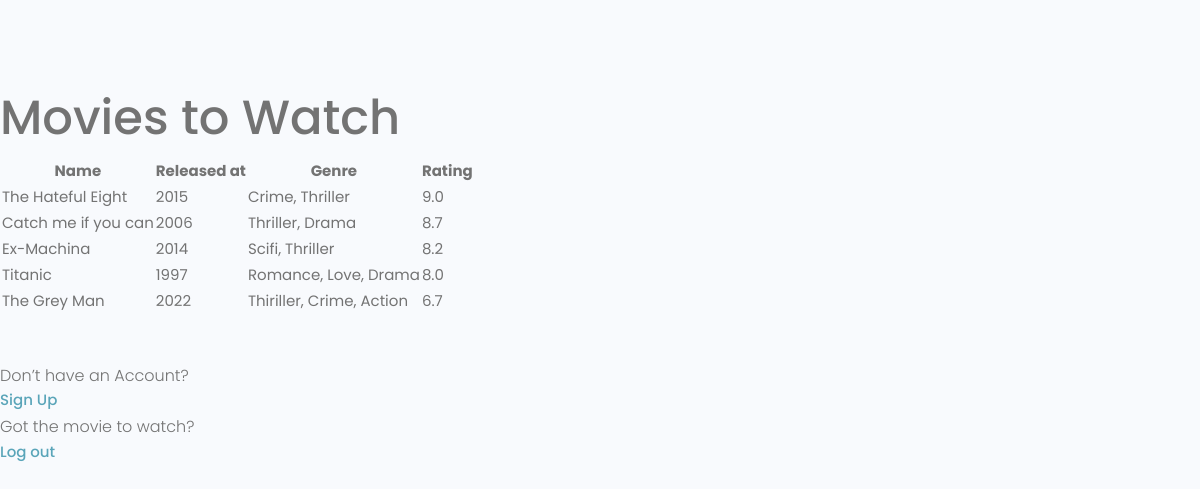
/, run on an earlier commit of the app's database.
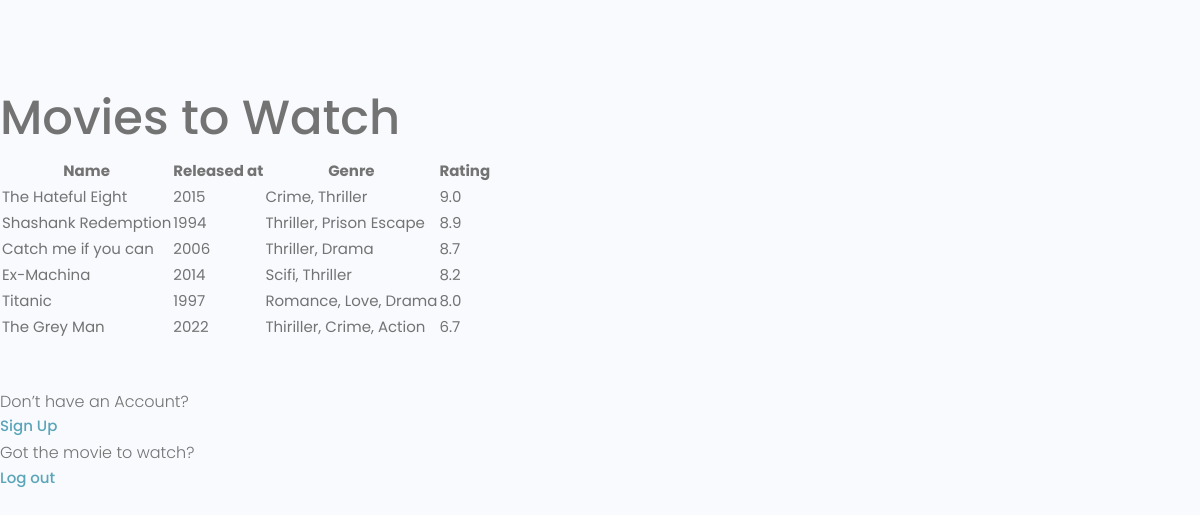
And on a later commit of the database.
### movies/models.py (models this page shows, shortened)
class Movie(models.Model):
    name = models.CharField(max_length=100)
    released_at = models.IntegerField(null=True, blank=True)
    genre = models.CharField(max_length=50, blank=True, null=True)
    rating = models.DecimalField(default=0.0, decimal_places=1,max_digits=2, null=True, blank=True)
    created = models.DateTimeField(auto_now_add=True)
    id = models.UUIDField(default=uuid.uuid4, unique=True,
                          primary_key=True, editable=False)
    class Meta:
        ordering = ['-rating']

### movies/views.py (the view)
# urls.py: path('', views.movies, name='movies'),
def movies(request):
    results = Movie.objects.all()
    context = {'movies': results}
    return render(request, 'movies_list.html', context)

### movies/templates/movies_list.html (shortened to what this page needs)
{% extends 'main.html' %}
{% block content %}
<main class="formPage my-xl">
    <div class="content-box">
        <div class='formWrapper'>
            <h1>Movies to Watch</h1>
            <table class="settings__table">
                <tr>
                    <th>Name</th>
                    <th>Released at</th>
                    <th>Genre</th>
                    <th>Rating</th>
                </tr>
                {% for movie in movies %}
                <tr>
                    <td>
                        {{ movie.name }}
                    </td>
                    <td>
                        {{ movie.released_at }}
                    </td>
                    <td>
                        {{ movie.genre }}
                    </td>
                    <td>
                        {{ movie.rating }}
                    </td>
                </tr>
                {% endfor %}
            </table>
            <br>
            <br>
            <div class="auth__alternative">
                <p>Don’t have an Account?</p>
                <a href="{% url 'register' %}">Sign Up</a>
            </div>
            <div class="auth__alternative">
                <p>Got the movie to watch?</p>
                <a href="{% url 'logout' %}">Log out</a>
            </div>
        </div>
    </div>
</main>
{% endblock content %}

What changed in the data, as far as the page shows it:
added Movie: name "Shashank Redemption", released_at "1994", genre "Thriller, Prison Escape", rating "8.9"
